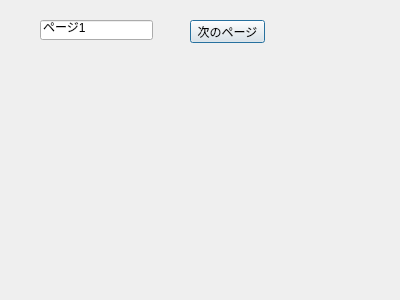
<?xml version="1.0" encoding="UTF-8"?>
<ui version="4.0">
 <class>Dialog</class>
 <widget class="QDialog" name="Dialog">
  <property name="geometry">
   <rect>
    <x>0</x>
    <y>0</y>
    <width>400</width>
    <height>300</height>
   </rect>
  </property>
  <property name="windowTitle">
   <string>Dialog</string>
  </property>
  <widget class="QLineEdit" name="lineEdit1">
   <property name="geometry">
    <rect>
     <x>40</x>
     <y>20</y>
     <width>113</width>
     <height>20</height>
    </rect>
   </property>
   <property name="text">
    <string>ページ1</string>
   </property>
  </widget>
  <widget class="QPushButton" name="pushButton">
   <property name="geometry">
    <rect>
     <x>190</x>
     <y>20</y>
     <width>75</width>
     <height>23</height>
    </rect>
   </property>
   <property name="text">
    <string>次のページ</string>
   </property>
  </widget>
 </widget>
 <resources/>
 <connections/>
</ui>
